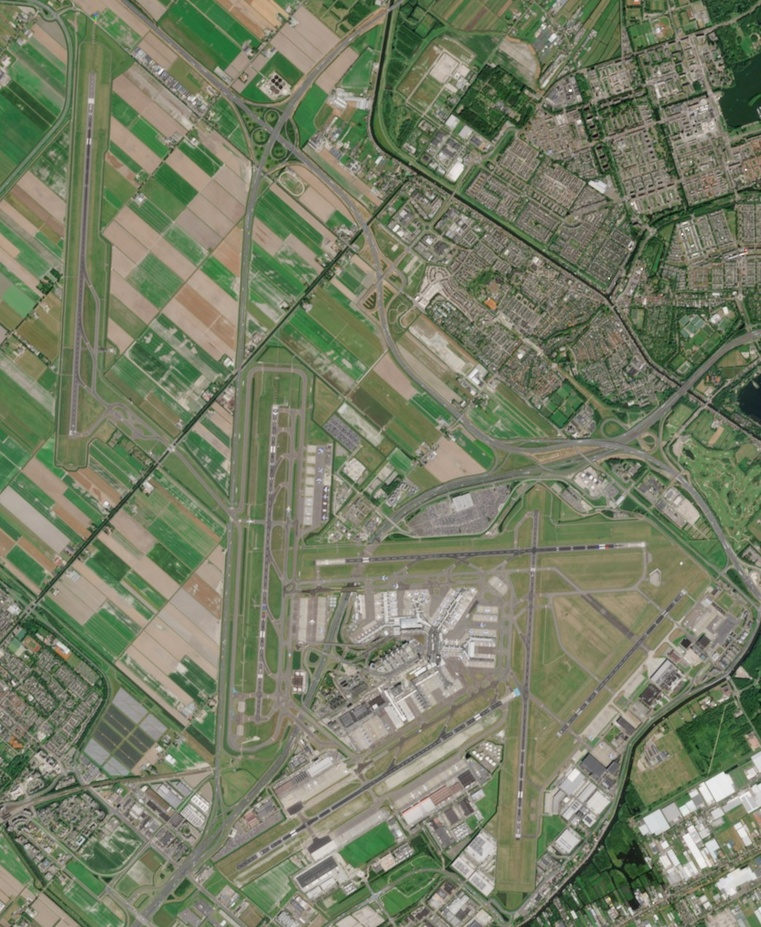
#> input picture images/schiphol.jpg, 761 x 927 px, shrunk from 1044 x 1271 before the run
$ python -i ConvertAndRun.py   (imports and definitions only)
#> lines starting #> are read from the running program, lines starting #| are printed output that depends on the picture
#> further down, picture is the input picture: shape (927, 761, 3); mean B, G, R 101.8, 125.6, 118.9
import sys, cv2, os
import numpy as np

# [3 lines not run here, left out]
imageName = sys.argv[1]
alphaFilter = int(sys.argv[2]) if len(sys.argv) > 2 else 1000
# [4 lines not run here, left out]
# [7 lines that did not run here, left out]

def apply_clahe(image_8bit):

    clahe = cv2.createCLAHE(clipLimit=2.0, tileGridSize=(8, 8))

    # If grayscale
    if len(image_8bit.shape) == 2:
        equalized = clahe.apply(image_8bit)
        return (equalized.astype(np.uint16) * 257)

    # If color image (apply CLAHE to each channel)
    channels = cv2.split(image_8bit)
    equalized_channels = [clahe.apply(ch) for ch in channels]
#> equalized_channels = 3 items
    merged = cv2.merge(equalized_channels)
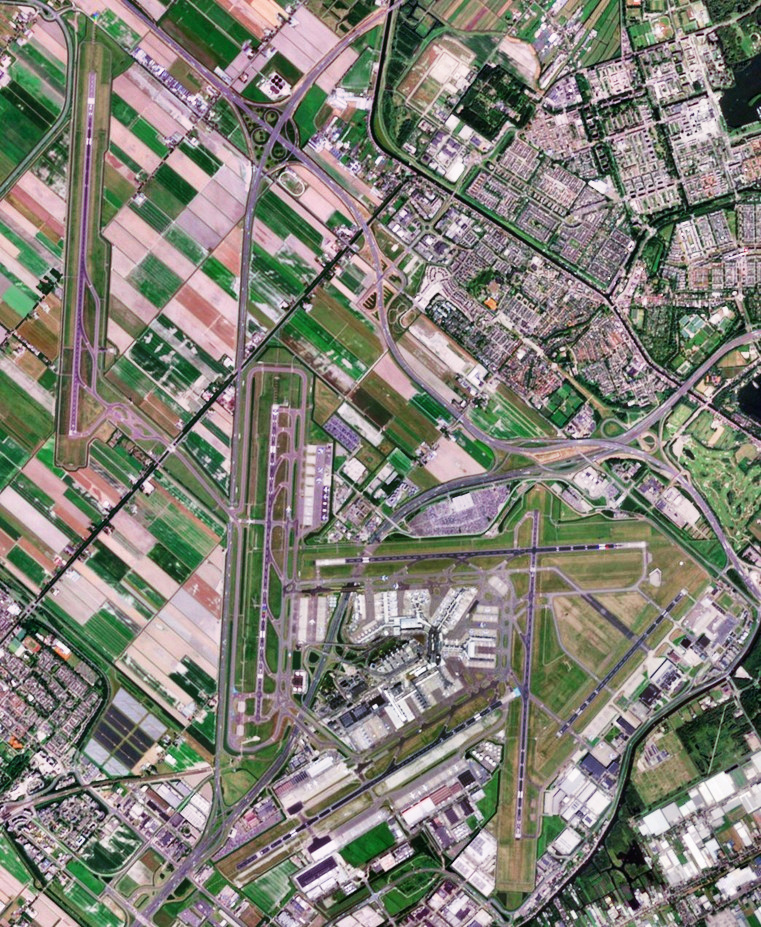
#> merged: shape (927, 761, 3); mean of channels 0, 1, 2 118.6, 127.8, 129; drawn as B, G, R

    # Convert back to 16-bit
    return (merged.astype(np.uint16) * 257)

# img_normalized_16bit = apply_clahe(img_8bit)
# [1 line that did not run here, left out]
# [3 lines not run here, left out]

>>> import cv2
>>> picture = cv2.imread('images/schiphol.jpg')
>>> result = apply_clahe(picture)
